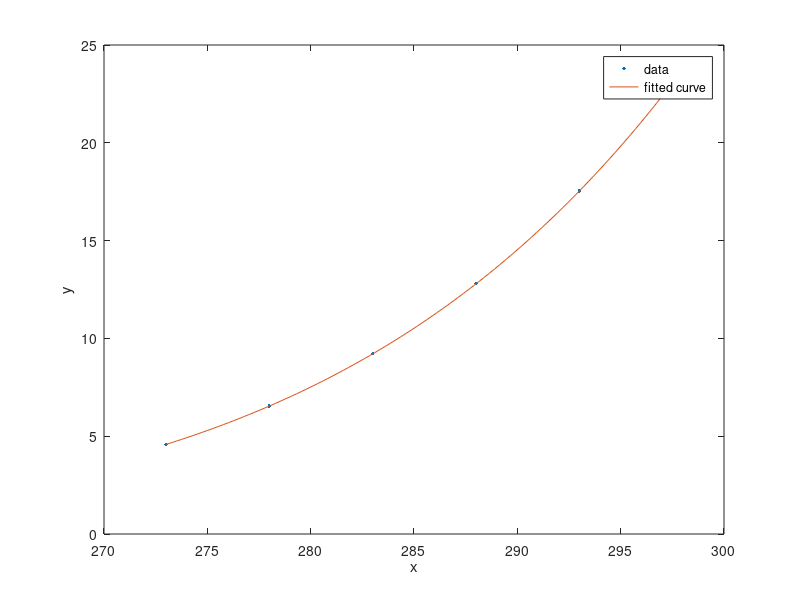

This chart was generated by the following MATLAB code:
T = [273, 278, 283, 288, 293, 298];
P = [4.579, 6.543, 9.209, 12.788, 17.535, 23.756];
X = 1./ T;
Y = log(P);
fit_result = polyfit(X, Y, 2);
a = fit_result(1);
b = fit_result(2);
c = fit_result(3);
T_fit = linspace(min(T), max(T), 100);
X_fit = 1 ./ T_fit;
Y_fit = a * X_fit.^2 + b * X_fit + c;
P_fit = exp(Y_fit);
figure;
plot(T, P, '.', 'MarkerSize', 8, 'DisplayName', 'Data'); % Original data points
hold on;
plot(T_fit, P_fit, '-', 'LineWidth', 0.5, 'DisplayName', 'Polynomial Fit'); % Polynomial curve
legend('data', 'fitted curve');
xlabel('x');
ylabel('y');
format short;
T_estimate = [284.9532, 299.7083];
X_estimate = 1 ./ T_estimate;
Y_estimate = a * X_estimate.^2 + b * X_estimate + c;
P_estimate = exp(Y_estimate); 
T_285 = P_estimate(1)
T_300 = P_estimate(2)
